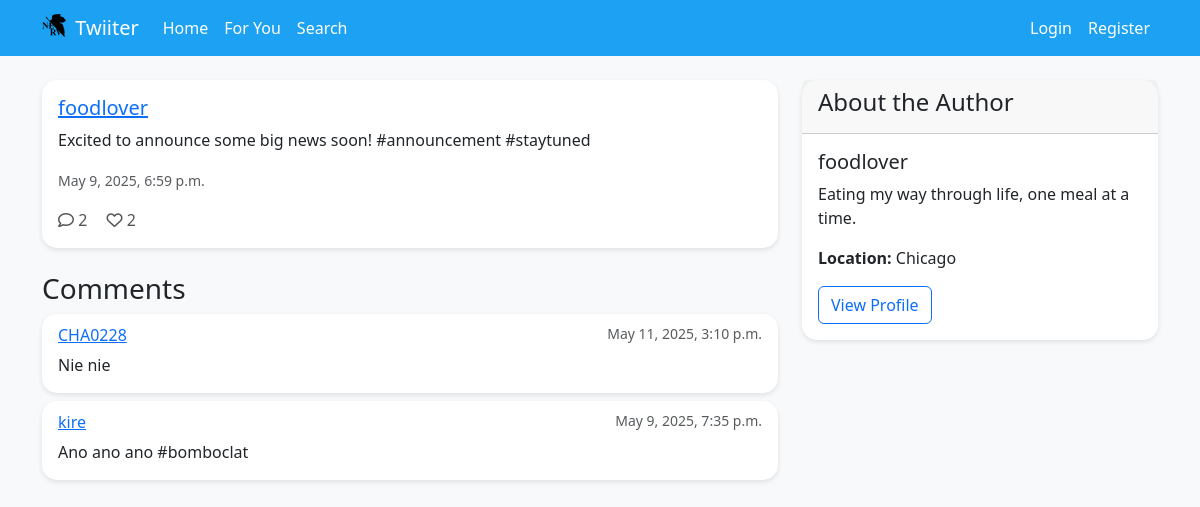
/tweet/31/, run on the app's committed database.
### twiiter/models.py (models this page shows, shortened)
class Tweet(models.Model):
    content = models.CharField(max_length=280)
    created_at = models.DateTimeField(auto_now_add=True)
    author = models.ForeignKey(User, on_delete=models.CASCADE, related_name='tweets')
    image_url = models.CharField(max_length=255, blank=True, null=True)
    class Meta:
        ordering = ['-created_at']

class Comment(models.Model):
    tweet = models.ForeignKey(Tweet, on_delete=models.CASCADE, related_name='comments')
    author = models.ForeignKey(User, on_delete=models.CASCADE, related_name='comments')
    content = models.CharField(max_length=200)
    created_at = models.DateTimeField(auto_now_add=True)
    class Meta:
        ordering = ['-created_at']

class UserProfile(models.Model):
    user = models.OneToOneField(User, on_delete=models.CASCADE, related_name='profile')
    bio = models.TextField(max_length=500, blank=True)
    location = models.CharField(max_length=100, blank=True)
    birth_date = models.DateField(null=True, blank=True)
    profile_picture = models.CharField(max_length=255, blank=True, default='https://via.placeholder.com/150')

### twiiter/views.py (the view, shortened to what this page needs)
# urls.py: path('tweet/<int:pk>/', views.tweet_detail, name='tweet_detail'),
def tweet_detail(request, pk):
    tweet = get_object_or_404(Tweet, pk=pk)
    comments = tweet.comments.all()
    user_liked = False
    if request.user.is_authenticated:
        user_liked = Like.objects.filter(tweet=tweet, user=request.user).exists()
    comment_form = CommentForm()
    context = {
        'tweet': tweet,
        'comments': comments,
        'comment_form': comment_form,
        'user_liked': user_liked,
        'likes_count': tweet.likes.count(),
    }
    return render(request, 'twiiter/tweet_detail.html', context)

### twiiter/templates/twiiter/tweet_detail.html (shortened to what this page needs)
{% extends 'twiiter/base.html' %}
{% block content %}
<div class="row">
    <div class="col-md-8">
        <div class="card">
            <div class="card-body">
                <h5 class="card-title">
                    <a href="{% url 'twiiter:profile' tweet.author.username %}">
                        {{ tweet.author.username }}
                    </a>
                </h5>
                <p class="card-text">{{ tweet.content }}</p>
                <small class="text-muted">{{ tweet.created_at }}</small>
                <div class="tweet-actions mt-3">
                    <a href="#comments">
                        <i class="far fa-comment"></i> {{ comments.count }}
                    </a>
                    <a href="{% url 'twiiter:like_toggle' tweet.id %}" id="like-button" class="{% if user_liked %}liked{% endif %}">
                        <i class="{% if user_liked %}fas{% else %}far{% endif %} fa-heart"></i> <span id="like-count">{{ likes_count }}</span>
                    </a>
                </div>
            </div>
        </div>
        <h3 class="mt-4" id="comments">Comments</h3>
        {% if comments %}
            {% for comment in comments %}
                <div class="card mb-2">
                    <div class="card-body">
                        <h6 class="card-subtitle mb-2 text-muted">
                            <a href="{% url 'twiiter:profile' comment.author.username %}">
                                {{ comment.author.username }}
                            </a>
                            <small class="float-end">{{ comment.created_at }}</small>
                        </h6>
                        <p class="card-text">{{ comment.content }}</p>
                    </div>
                </div>
            {% endfor %}
        {% else %}
            <p>No comments yet. Be the first to comment!</p>
        {% endif %}
    </div>
    <div class="col-md-4">
        <div class="card">
            <div class="card-header">
                <h4>About the Author</h4>
            </div>
            <div class="card-body">
                <h5>{{ tweet.author.username }}</h5>
                <p>{{ tweet.author.profile.bio|default:"No bio available." }}</p>
                <p><strong>Location:</strong> {{ tweet.author.profile.location|default:"Not specified" }}</p>
                <a href="{% url 'twiiter:profile' tweet.author.username %}" class="btn btn-outline-primary">View Profile</a>
            </div>
        </div>
    </div>
</div>
{% endblock %}

### twiiter/templates/twiiter/base.html (style rules this page uses)
body { background-color: #f8f9fa; }
.card { margin-bottom: 20px; border-radius: 15px; border: none; box-shadow: 0 2px 5px rgba(0,0,0,0.1); }
.tweet-actions a { color: #555; text-decoration: none; margin-right: 15px; }

### data on the page
Tweet: author.username "foodlover", content "Excited to announce some big news soon! #announcement #staytuned", created_at "May 9, 2025, 6:59 p.m.", count "2", author.profile.bio "Eating my way through life, one meal at a time.", author.profile.location "Chicago"
Comment: author.username "CHA0228", created_at "May 11, 2025, 3:10 p.m.", content "Nie nie"
Comment: author.username "kire", created_at "May 9, 2025, 7:35 p.m.", content "Ano ano ano #bomboclat"

### other printed values
{{ likes_count }} "2"
